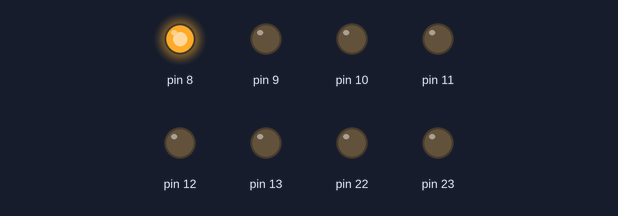
Bench run of a sketch on a simulated Arduino Uno, built with avr-gcc and run on an emulated ATmega328P. On the bench: output pins drawn as LEDs (lit = HIGH).

Above: at 0.1 s.
At 129.2 s:
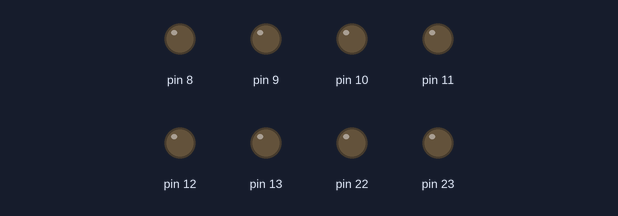
Timing chart, 0 to 130.0 s (numbered marks = the images above):
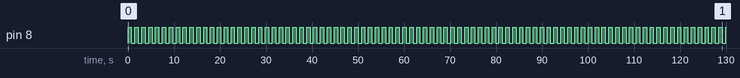

The sketch:

Prac2_f.ino
```cpp
void setup()
{
DDRB = DDRB | B11111111; // Data Direction Register B: Inputs 0-6, Output 7
}

void loop()
{
asm (
"inicio: \n\t"
"sbi 0x05,0x00 \n\t"
"call tiempo \n\t"
"cbi 0x05,0x00 \n\t"
"call tiempo \n\t"
"jmp main \n\t"

"tiempo: \n\t"
"LDI r22, 61 \n\t"
"LOOP_3: \n\t"
"LDI r21, 255 \n\t"
"LOOP_2: \n\t"
"LDI r20, 255 \n\t"
"LOOP_1: \n\t"
"DEC r20 \n\t"
"BRNE LOOP_1 \n\t"
"DEC r21 \n\t"
"BRNE LOOP_2 \n\t"
"DEC r22 \n\t"
"BRNE LOOP_3 \n\t"
"ret \n\t"
);

}
```

Measured:
- by itself, pin 8: alternates HIGH for 0.75 s and LOW for 0.75 s
